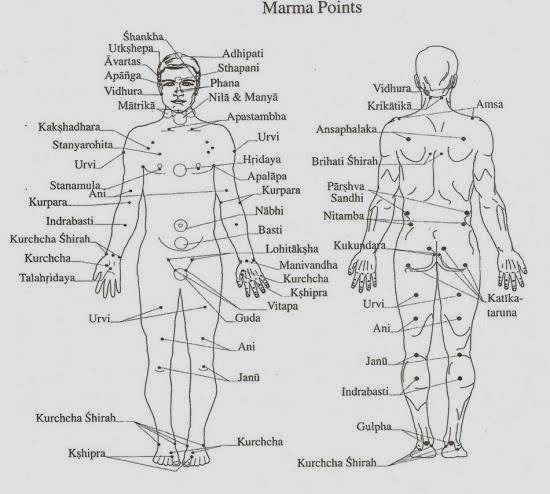
#> input picture proto/anatomy-ref/refs/marma-points-chart.png, 550 x 494 px
$ python marma-svg.py refs/marma-points-chart.png
#> lines starting #> are read from the running program, lines starting #| are printed output that depends on the picture; after the words box and inside, x2 and y2 are one past the last pixel; in counts of white or black regions, pixels touching at a corner belong together
"""The marma chart as a clean vector asset: the two body outlines and the points,
with every word, leader line and interior stroke taken out.

    python3 proto/anatomy-ref/marma-svg.py

Writes marma-points-clean.svg beside this file. Needs numpy, scipy and
opencv-python-headless. Run from the repo root; it calls node once to read
charts.js.

WHY THE OUTLINE IS TRACED AND NOT THE BODY PAGE'S BODYPATH. The points were
drawn on this figure. Traced, every coordinate stays a pixel of
refs/marma-points-chart.png and every dot lands where the chart put it with no
mapping at all. BODYPATH is a different body, and carrying 82 points onto it
through landmarks (the work charts.js and measure.js do for the Body page) is
a fit with its own error, which is the wrong trade for an asset whose whole
job is to be this chart without its clutter.

HOW THE OUTLINE IS FOUND. Everything lighter than 175 is background. The
background regions that touch the image border are outside. That alone fills
too much, because a gap enclosed by the drawing (between the legs, under an
arm) or a triangle closed by two leader lines is background that does not
touch the border. Those regions are named below by id, each one read off a
numbered, zoomed region map rather than seeded by coordinate. A coordinate
seed was tried first: it ran through small arm pieces cut off by leader lines,
no size limit could tell them from a gap, and the arms vanished. Then the
mask is opened to cut the one and two pixel leader strands and letters, the
two largest shapes are kept, and the contour is smoothed along its own length
(so the scan grain goes and the fingers stay), simplified, and written as
Catmull-Rom curves.

The front head is a knot of seven leaders (charts.js: "illegible"), so it
alone gets a harder opening, inside a box around it.

THE POINTS. Every trunk and head point is charts.js's reading, reused as it
stands. The limb points were not needed for the Body page and were never read
there, so they were read for this asset the same way: find.py's discs where it
saw them, a grid crop by eye where a dot sits on a line, and every eye reading
checked against the centroid of the darkest pixels within two pixels of it
(largest shift 1.5 pixels, and every one sits on a pixel darker than 70).
charts.js's m.face entry has no position and is not drawn. Its ok:false on
Matrika means the point cannot stand for a place on our figure; the dot is on
this chart, so it is kept here. Names ride along as data-name and are never
drawn.
"""
import json
import os
import subprocess

import cv2
import numpy as np
from scipy import ndimage as ndi
from scipy.ndimage import gaussian_filter1d

HERE = os.path.dirname(os.path.abspath(__file__))
REF = os.path.join(HERE, 'refs', 'marma-points-chart.png')
OUT = os.path.join(HERE, 'marma-points-clean.svg')

THR = 175     # darker than this is ink
S = 4         # work at four times the chart, for a smooth edge
SIG = 7       # smoothing along the contour, in 4x samples: about 1.75 chart pixels
EPS = 1.6     # simplification tolerance, in 4x pixels
INK = '#3A3833'
DOT_R = 2.1   # in chart pixels
LINE_W = 1.2

# Background regions that are outside the body although the border cannot
# reach them. Ids are scipy.ndimage.label of (gray >= THR), default 4-connected;
# they are stable for this image and this threshold and nothing else.
ENCLOSED_OUTSIDE = {
    'front, left armpit': [239],
    'front, right arm gap': [282, 317],
    'front, between the legs, crotch to feet': [474, 489, 513, 549, 557, 565],
    'front, leader triangles at the feet': [538, 542, 576],
    'front, leader pockets at thigh and elbow': [495, 284],
    'back, between the thighs': [456],
    'back, left arm gap': [273, 299, 322],
    'back, right arm gap': [255, 287],
    'back, leader triangles at the feet': [547, 579],
}
HEAD_BOX = (145, 40, 215, 118)   # x0 y0 x1 y1, chart pixels, the front head knot

# limb points read for this asset, in chart pixels. .r and .l are the
# person's right and left: image left is the right on the front and the left
# on the back.
EYE = {
    'MF': [
        ('chest-unlabelled', [(152.5, 142.0), (206.5, 141.5)]),
        ('urvi-arm', [(123.0, 151.1), (234.0, 150.7)]),
        ('ani-arm', [(130.0, 190.5), (226.3, 190.4)]),
        ('kurpara.r', [(129.0, 202.0)]),
        ('kurpara.l', [(220.2, 201.5), (239.5, 202.0)]),
        ('indrabasti-arm', [(124.8, 224.6), (235.8, 224.0)]),
        ('wrist.r', [(106.0, 253.0), (112.7, 255.3), (120.0, 257.0)]),
        ('wrist.l', [(238.3, 258.5), (246.3, 260.3), (253.5, 259.5)]),
        ('kurchcha-hand.r', [(105.8, 264.8)]),
        ('talahridaya.r', [(109.8, 268.2)]),
        ('kurchcha-hand.l', [(259.5, 284.5)]),
        ('urvi', [(160.3, 307.0), (203.8, 306.7)]),
        ('ani', [(162.0, 338.5), (202.5, 338.0)]),
        ('janu', [(158.8, 367.4), (203.3, 366.0)]),
        ('ankle.r', [(158.3, 444.0), (174.5, 443.5)]),
        ('ankle.l', [(187.2, 445.5), (202.5, 445.0)]),
        ('kshipra.r', [(171.2, 452.6), (171.9, 456.5)]),
        ('kshipra.l', [(192.5, 452.4), (191.6, 456.5)]),
    ],
    'MB': [
        ('urvi', [(415.5, 294.5), (458.4, 294.4)]),
        ('ani', [(415.5, 318.3), (458.5, 318.0)]),
        ('janu', [(416.0, 355.5), (459.5, 355.6)]),
        ('indrabasti', [(416.5, 378.5), (459.5, 377.7)]),
        ('gulpha', [(426.5, 443.0), (450.5, 443.0)]),
    ],
}


def points():
    js = ("const {PTS}=require(process.argv[1]);"
          "console.log(JSON.stringify(PTS.filter(p=>p.fig.startsWith('M')&&p.p)))")
    pts = json.loads(subprocess.check_output(['node', '-e', js, os.path.join(HERE, 'charts.js')]))
    out = []
    for p in pts:
        pair = isinstance(p['p'][0], list)
        for i, q in enumerate(p['p'] if pair else [p['p']]):
            side = ('.l', '.r') if p['fig'] == 'MB' else ('.r', '.l')
            name = p['id'][2:] + (side[i] if pair else '')
            out.append((p['fig'], name, q[0], q[1]))
    for fig, rows in EYE.items():
        for name, qs in rows:
            for i, q in enumerate(qs):
                if len(qs) == 1:
                    suffix = ''
                elif name.endswith(('.r', '.l')):      # one side already: number them, image left first
                    suffix = f'.{i + 1}'
                else:                                  # a pair: the person's right is image left on the front
                    suffix = ('.l', '.r')[i] if fig == 'MB' else ('.r', '.l')[i]
                out.append((fig, name + suffix, q[0], q[1]))
    return out


def silhouette():
    g = cv2.imread(REF, cv2.IMREAD_GRAYSCALE)
#> g: shape (494, 550); min 7, max 255, mean 212.8
    lab, _ = ndi.label(g >= THR)
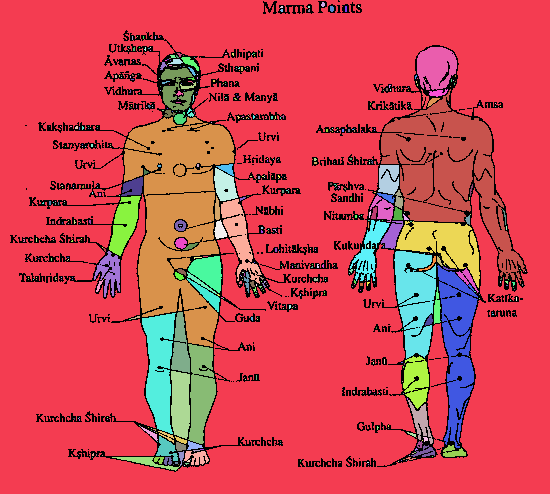
#> lab: shape (494, 550) int32; 597 distinct labels, from 0 to 596; one colour per label, 0 black
    border = set(np.unique(np.concatenate([lab[0], lab[-1], lab[:, 0], lab[:, -1]]))) - {0}
#> border = 1 item
    outside = set(border)
#> outside = 1 item
    for ids in ENCLOSED_OUTSIDE.values():
        outside |= set(ids)
    o = np.isin(lab, list(outside)).astype(np.uint8)
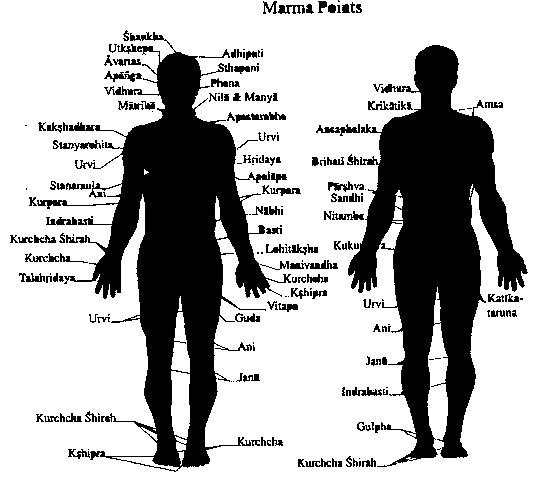
#> o: shape (494, 550); values 0 (black) and 1 (white), 71.8% white; 215 black regions (73 under 20 px), largest, box (x1, y1, x2, y2) and area: (37, 32, 291, 472) 34897, (348, 45, 528, 467) 32971, (290, 260, 338, 269) 230
    o = cv2.resize(o, None, fx=S, fy=S, interpolation=cv2.INTER_NEAREST)
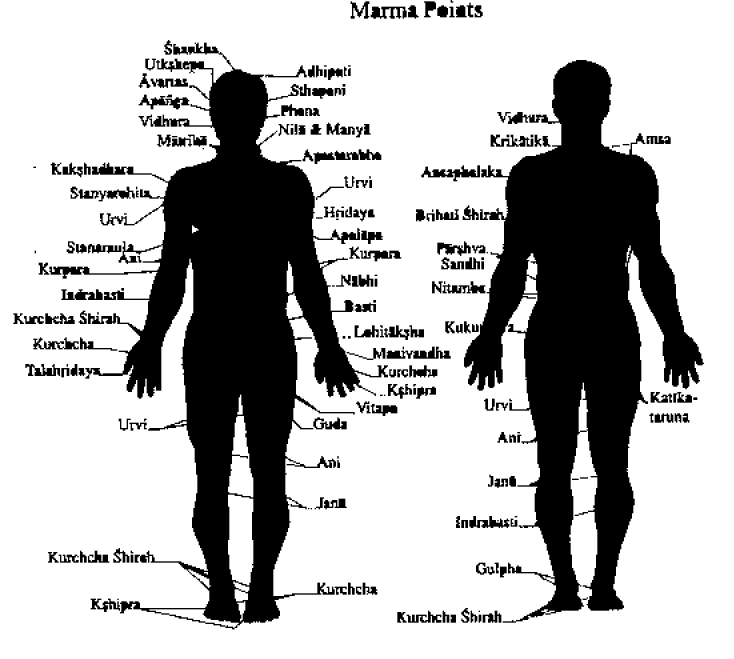
#> o: shape (1976, 2200) (shown at 1/3 size); values 0 (black) and 1 (white), 71.8% white; 215 black regions (8 under 20 px), largest, box (x1, y1, x2, y2) and area: (148, 128, 1164, 1888) 558352, (1392, 180, 2112, 1868) 527536, (1160, 1040, 1352, 1076) 3680
    # grow the outside half a stroke, so the edge runs down the middle of the drawn line
    o = cv2.dilate(o, cv2.getStructuringElement(cv2.MORPH_ELLIPSE, (5, 5)))
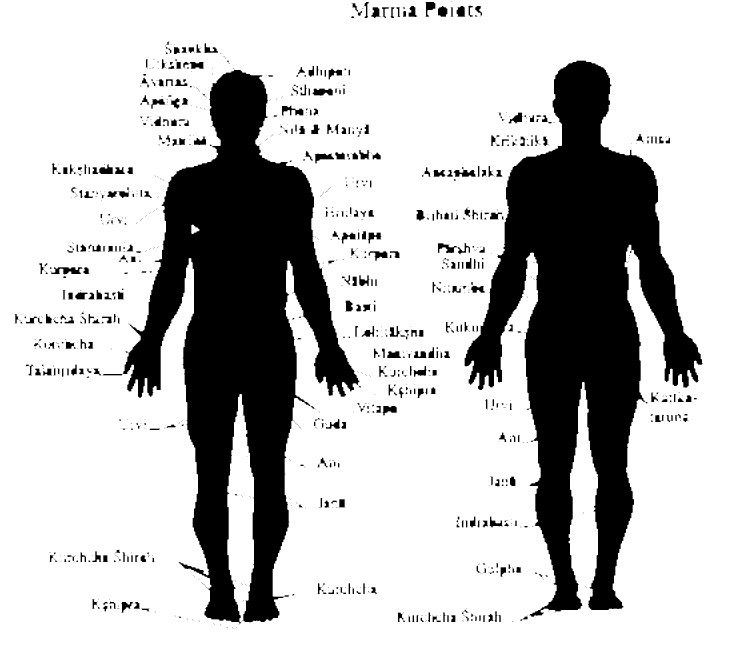
#> o: shape (1976, 2200) (shown at 1/3 size); values 0 (black) and 1 (white), 75.2% white; 1096 black regions (554 under 20 px), largest, box (x1, y1, x2, y2) and area: (1394, 182, 2108, 1850) 498092, (308, 209, 1078, 1871) 494952, (1314, 729, 1410, 763) 1232
    body = (1 - o).astype(np.uint8)
    body = cv2.morphologyEx(body, cv2.MORPH_OPEN, cv2.getStructuringElement(cv2.MORPH_ELLIPSE, (13, 13)))
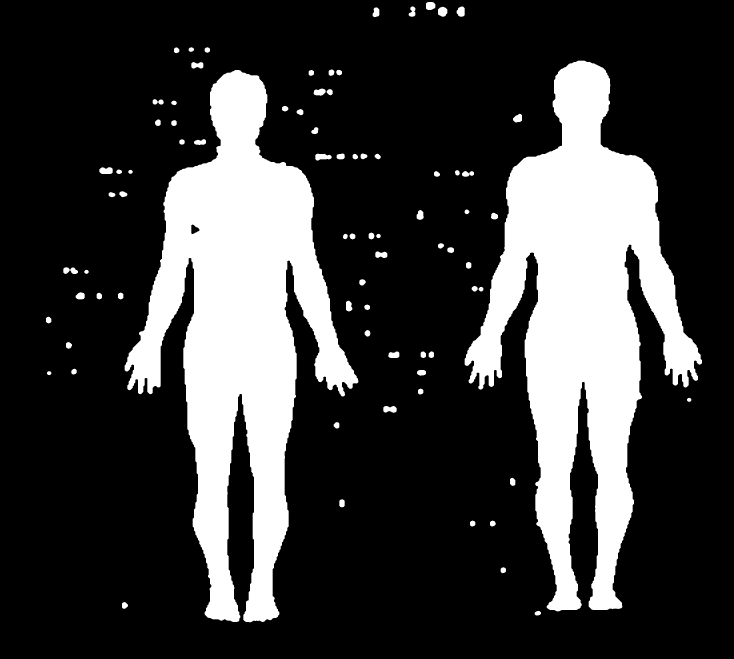
#> body: shape (1976, 2200) (shown at 1/3 size); values 0 (black) and 1 (white), 23.2% white; 82 white regions, largest, box (x1, y1, x2, y2) and area: (1394, 182, 2106, 1834) 494581, (374, 210, 1075, 1867) 490073, (946, 461, 995, 482) 733
    x0, y0, x1, y1 = HEAD_BOX
    sl = (slice(y0 * S, y1 * S), slice(x0 * S, x1 * S))
    body[sl] = cv2.morphologyEx(body[sl].copy(), cv2.MORPH_OPEN,
                                cv2.getStructuringElement(cv2.MORPH_ELLIPSE, (29, 29)))
#> body: shape (1976, 2200); values 0 (black) and 1 (white), 23.2% white; 81 white regions, largest, box (x1, y1, x2, y2) and area: (1394, 182, 2106, 1834) 494581, (374, 210, 1075, 1867) 489793, (946, 461, 995, 482) 733
    l2, _ = ndi.label(body)
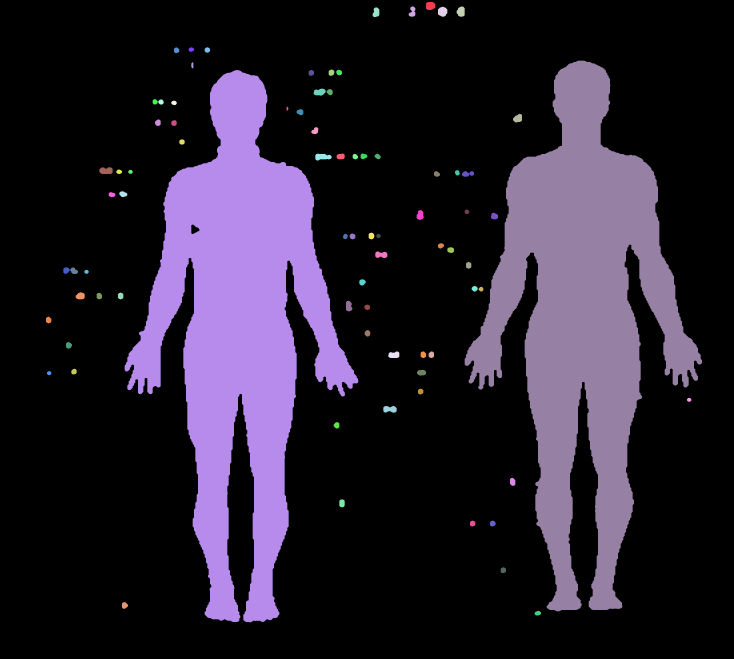
#> l2: shape (1976, 2200) int32 (shown at 1/3 size); 82 distinct labels, from 0 to 81; one colour per label, 0 black
    sz = np.bincount(l2.ravel())
#> sz = 82 values, max 3339470 at index 0, min 50 at index 20, mean 53014.6
    sz[0] = 0
    body = np.isin(l2, np.argsort(sz)[::-1][:2]).astype(np.float32)
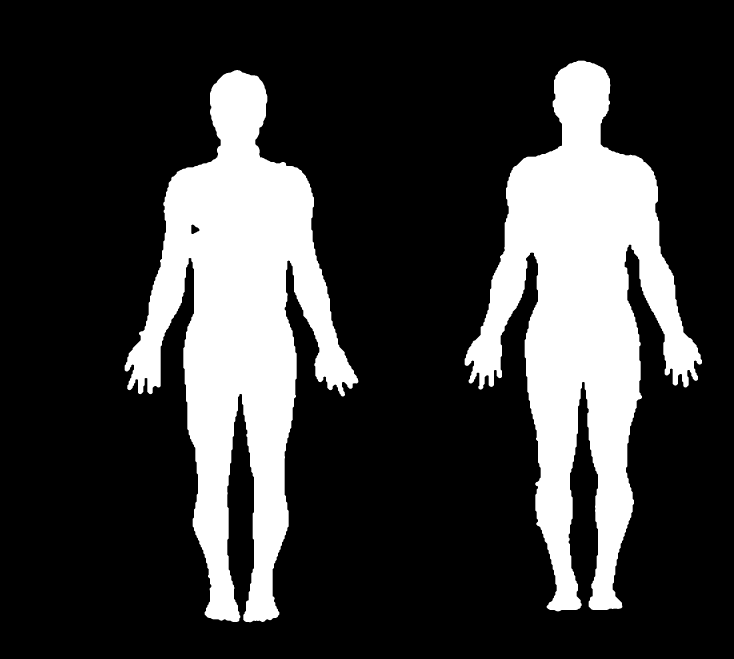
#> body: shape (1976, 2200) float32 (shown at 1/3 size); values 0 (black) and 1 (white), 22.6% white; 2 white regions, box (x1, y1, x2, y2) and area: (1394, 182, 2106, 1834) 494581, (374, 210, 1075, 1867) 489793
    body = (cv2.GaussianBlur(body, (0, 0), 3.0) > 0.5).astype(np.uint8)
#> body: shape (1976, 2200); values 0 (black) and 1 (white), 22.6% white; 2 white regions
    cs, _ = cv2.findContours(body, cv2.RETR_EXTERNAL, cv2.CHAIN_APPROX_NONE)
#> cs = 2 contours; box (x1, y1, x2, y2) and area: (1394, 182, 2106, 1834) 490896, (374, 210, 1075, 1866) 486656
    return sorted(cs, key=lambda c: c[:, 0, 0].mean())   # front, then back


def path(c):
    c = c[:, 0, :].astype(float)
    c = np.stack([gaussian_filter1d(c[:, 0], SIG, mode='wrap'),
                  gaussian_filter1d(c[:, 1], SIG, mode='wrap')], 1)
    c = cv2.approxPolyDP(c.astype(np.float32)[:, None, :], EPS, True)[:, 0, :].astype(float)
    P = (c + 0.5) / S - 0.5          # centre of a 4x pixel, in chart pixel index space
    n = len(P)
    d = f'M{P[0, 0]:.1f} {P[0, 1]:.1f}'
    for i in range(n):               # closed Catmull-Rom, as cubic Beziers
        p0, p1, p2, p3 = P[i - 1], P[i], P[(i + 1) % n], P[(i + 2) % n]
        a, b = p1 + (p2 - p0) / 6, p2 - (p3 - p1) / 6
        d += f'C{a[0]:.1f} {a[1]:.1f} {b[0]:.1f} {b[1]:.1f} {p2[0]:.1f} {p2[1]:.1f}'
    return d + 'Z'


def main():
    cs = silhouette()
    pts = points()
    xs = np.concatenate([c[:, 0, 0] for c in cs]) / S
    ys = np.concatenate([c[:, 0, 1] for c in cs]) / S
    pad = 12
    x0, y0, x1, y1 = xs.min() - pad, ys.min() - pad, xs.max() + pad, ys.max() + pad

    def group(gid, label, c, fig):
        dots = '\n'.join(f'      <circle cx="{x:.1f}" cy="{y:.1f}" r="{DOT_R}" data-name="{n}"/>'
                         for f, n, x, y in pts if f == fig)
        return (f'  <g id="{gid}" aria-label="{label}">\n'
                f'    <path class="outline" d="{path(c)}" fill="none" stroke="{INK}" '
                f'stroke-width="{LINE_W}" stroke-linejoin="round"/>\n'
                f'    <g class="points" fill="{INK}">\n{dots}\n    </g>\n  </g>')

    svg = (f'<svg xmlns="http://www.w3.org/2000/svg" viewBox="{x0:.0f} {y0:.0f} {x1 - x0:.0f} {y1 - y0:.0f}" '
           f'width="{(x1 - x0) * 2:.0f}" height="{(y1 - y0) * 2:.0f}" role="img" '
           f'aria-label="Marma points, front and back">\n'
           '  <!-- Traced from proto/anatomy-ref/refs/marma-points-chart.png by marma-svg.py.\n'
           '       Coordinates are that image\'s pixels, so every point sits where the chart\n'
           '       drew it. Text, leader lines and interior strokes removed. Point names are\n'
           '       data attributes and are never drawn. -->\n'
           f'{group("front", "Front figure", cs[0], "MF")}\n'
           f'{group("back", "Back figure", cs[1], "MB")}\n'
           '</svg>\n')
    with open(OUT, 'w') as f:
        f.write(svg)
    nf = sum(1 for p in pts if p[0] == 'MF')
    print(f'{OUT}: {nf} front points, {len(pts) - nf} back, {len(svg)} bytes')


if __name__ == '__main__':
    main()
#> (the call stopped at in points, `pts = json.loads(subprocess.check_output(['node', '-e', js, os.path.jo..`: subprocess is not available in this run)
